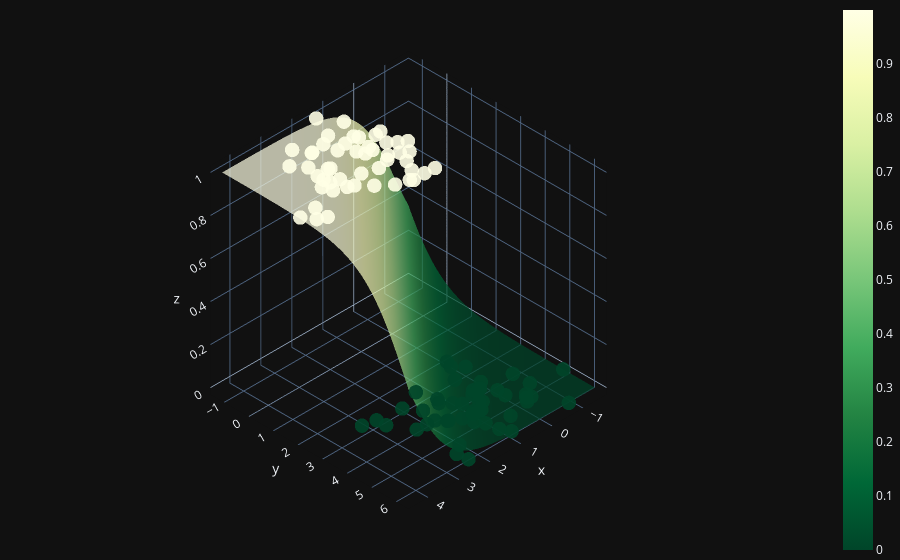

Notebook code for this chart:
### Markdown cell above
## 3D visualization of the decision border with Plotly : the training data are represented along with the sigmoid shape of the activation function
### Visualisation 3D de la frontière de décision, avec les données d'entraînement classifiées de part et d'autre

### Code cell
# fonction Z de forme sigmoïde
X0 = np.linspace(X[:, 0].min(), X[:, 0].max(), 100)
X1 = np.linspace(X[:, 1].min(), X[:, 1].max(), 100)
xx0, xx1 = np.meshgrid(X0, X1)
Z = Wfinal[0] * xx0 + Wfinal[1] * xx1 + bfinal
A = 1 / (1 + np.exp(-Z))

fig = (go.Figure(data=[go.Surface(z=A, x=xx0, y=xx1, colorscale='YlGn', opacity = 0.7, reversescale=True)]))

fig.add_scatter3d(x=X[:, 0].flatten(), y=X[:, 1].flatten(), z=y.flatten(), mode='markers', marker=dict(size=5, color=y.flatten(), colorscale='YlGn', opacity = 0.9, reversescale=True))


fig.update_layout(template= "plotly_dark", margin=dict(l=0, r=0, b=0, t=0))
fig.layout.scene.camera.projection.type = "orthographic"
fig.show()

### Figure 1 — Plotly figure (JSON) as saved in the notebook; plotly's stock layout.template omitted (floating-point values rounded to 4 significant figures; data arrays with more than 128 entries replaced by an {"elided": "..."} marker saying what was removed)
{"data": [{"colorscale": [[0, "rgb(255,255,229)"], [0.125, "rgb(247,252,185)"], [0.25, "rgb(217,240,163)"], [0.375, "rgb(173,221,142)"], [0.5, "rgb(120,198,121)"], [0.625, "rgb(65,171,93)"], [0.75, "rgb(35,132,67)"], [0.875, "rgb(0,104,55)"], [1, "rgb(0,69,41)"]], "opacity": 0.7, "reversescale": true, "type": "surface", "x": {"elided": "100x100 float values"}, "y": {"elided": "100x100 float values"}, "z": {"elided": "100x100 float values"}}, {"marker": {"color": [1, 1, 0, 0, 1, 0, 0, 1, 0, 1, 0, 1, 0, 0, 1, 1, 1, 0, 1, 1, 0, 0, 1, 0, 1, 0, 1, 0, 0, 1, 1, 0, 1, 1, 1, 0, 1, 1, 0, 1, 0, 0, 0, 0, 1, 1, 1, 1, 0, 0, 1, 1, 0, 0, 0, 0, 0, 1, 1, 1, 1, 0, 0, 1, 0, 1, 0, 0, 1, 0, 0, 1, 1, 0, 0, 0, 1, 1, 0, 0, 1, 0, 0, 0, 0, 0, 1, 0, 1, 1, 1, 1, 1, 1, 0, 0, 1, 1, 0, 1], "colorscale": [[0, "rgb(255,255,229)"], [0.125, "rgb(247,252,185)"], [0.25, "rgb(217,240,163)"], [0.375, "rgb(173,221,142)"], [0.5, "rgb(120,198,121)"], [0.625, "rgb(65,171,93)"], [0.75, "rgb(35,132,67)"], [0.875, "rgb(0,104,55)"], [1, "rgb(0,69,41)"]], "opacity": 0.9, "reversescale": true, "size": 5}, "mode": "markers", "type": "scatter3d", "x": [4.219, 0.9078, -0.2765, 0.08848, 3.243, 1.442, 1.022, 3.978, 0.5889, 1.252, 0.6284, 1.686, 1.185, 0.06897, 1.787, 4.438, 3.182, 0.3038, 0.7394, 1.285, 1.131, 0.6647, 1.316, -0.1889, 2.579, 0.8731, 1.311, 0.9868, 1.42, 2.354, 2.432, 1.043, 0.9509, 2.451, 1.62, 2.155, 1.381, 1.987, 2.116, 0.564, -0.07228, 2.509, -0.73, 1.379, 0.8821, 2.222, 2.016, 1.701, -0.6539, 0.5731, 1.957, 0.7624, 2.465, 1.333, 3.246, 1.103, 2.859, 1.6, 2.976, 2.68, 1.419, 1.926, -0.09448, 2.728, 1.12, 1.557, 0.1055, 2.844, 3.155, 1.841, 1.289, 1.642, 3.923, 1.705, 0.1631, 0.3419, 1.021, 2.669, 0.4666, 0.9481, 1.194, 1.154, -0.2942, 1.737, 0.4655, 0.0808, 3.003, 2.207, 1.361, 2.632, 2.827, 2.912, 1.142, 1.055, 2.47, -1.577, 1.412, 3.005, -0.6376, 0.8298], "y": [2.234, 0.4598, 5.081, 2.323, 1.215, 2.768, 4.117, 2.378, 4.001, 0.2081, 4.46, 0.6583, 5.28, 4.356, 1.7, 1.842, -0.1823, 3.944, 0.4361, 1.437, 4.682, 4.36, 2.441, 5.205, 0.7261, 4.714, 0.07123, 6.09, 4.637, 2.224, -0.2017, 4.606, 0.9498, -0.1954, 2.747, 4.124, 0.9295, 2.611, 3.069, 1.337, 2.884, 5.773, 6.255, 3.619, 2.841, 1.533, -0.2704, -0.4773, 4.767, 5.526, 0.2342, 1.165, 6.2, 5.01, 2.849, 4.706, 2.956, 0.9151, 1.216, -0.7044, 1.574, 4.152, 5.358, 1.305, 5.758, 2.827, 3.725, 3.327, 1.553, 3.562, 3.45, 0.1502, 1.804, 4.433, 2.578, 3.941, 1.579, 1.82, 3.866, 4.732, 2.808, 3.902, 5.273, 4.425, 3.123, 4.691, 0.7427, 5.506, 0.748, 0.6894, 1.721, 0.2466, 2.015, -0.6471, 4.099, 4.957, -1.326, 0.9852, 4.091, 1.742], "z": [1, 1, 0, 0, 1, 0, 0, 1, 0, 1, 0, 1, 0, 0, 1, 1, 1, 0, 1, 1, 0, 0, 1, 0, 1, 0, 1, 0, 0, 1, 1, 0, 1, 1, 1, 0, 1, 1, 0, 1, 0, 0, 0, 0, 1, 1, 1, 1, 0, 0, 1, 1, 0, 0, 0, 0, 0, 1, 1, 1, 1, 0, 0, 1, 0, 1, 0, 0, 1, 0, 0, 1, 1, 0, 0, 0, 1, 1, 0, 0, 1, 0, 0, 0, 0, 0, 1, 0, 1, 1, 1, 1, 1, 1, 0, 0, 1, 1, 0, 1]}], "layout": {"margin": {"b": 0, "l": 0, "r": 0, "t": 0}, "scene": {"camera": {"projection": {"type": "orthographic"}}}}}
